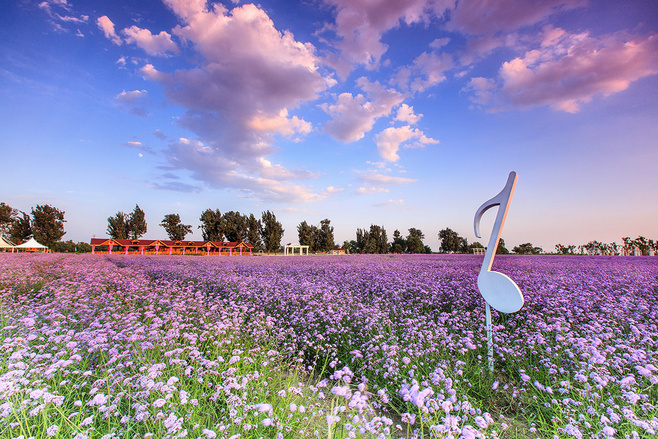
//> input picture code_linux/1/1.jpg, 658 x 439 px, given in place of 9.avi, which was not available
$ ./9_OpticalFlow   (built with g++ and OpenCV 4)
//> lines starting //> are read from the running program, lines starting //| are printed output that depends on the picture; pictures that were not available may be replaced by others from this repository, and a replacement may not be noted

//--------------------------------------【程序说明】-------------------------------------------
//		程序说明：《OpenCV3编程入门》OpenCV3版书本配套示例程序09
//		程序描述：来自OpenCV安装目录下Samples文件夹中的官方示例程序-利用光流法进行运动目标检测
//		测试所用操作系统： Windows 7 64bit
//		测试所用IDE版本：Visual Studio 2010
//		测试所用OpenCV版本：	3.0 beta
//		2014年11月 Revised by @浅墨_毛星云
//------------------------------------------------------------------------------------------------


/************************************************************************
* Copyright(c) 2011  Yang Xian
* All rights reserved.
*
* File:	opticalFlow.cpp
* Brief: lk光流法做运动目标检测
* Version: 1.0
* Author: Yang Xian
* Email: xyang2011@sinano.ac.cn
* Date:	2011/11/18
* History:
************************************************************************/


//---------------------------------【头文件、命名空间包含部分】----------------------------
//		描述：包含程序所使用的头文件和命名空间
//-------------------------------------------------------------------------------------------------
#include <opencv2/video/video.hpp>
#include <opencv2/highgui/highgui.hpp>
#include <opencv2/imgproc/imgproc.hpp>
#include <opencv2/core/core.hpp>
#include <iostream>
#include <cstdio>

using namespace std;
using namespace cv;


//-----------------------------------【全局函数声明】-----------------------------------------
//		描述：声明全局函数
//-------------------------------------------------------------------------------------------------
void tracking(Mat &frame, Mat &output);
bool addNewPoints();
bool acceptTrackedPoint(int i);

//-----------------------------------【全局变量声明】-----------------------------------------
//		描述：声明全局变量
//-------------------------------------------------------------------------------------------------
string window_name = "optical flow tracking";
Mat gray;	// 当前图片
Mat gray_prev;	// 预测图片
vector<Point2f> points[2];	// point0为特征点的原来位置，point1为特征点的新位置
vector<Point2f> initial;	// 初始化跟踪点的位置
vector<Point2f> features;	// 检测的特征
int maxCount = 500;	// 检测的最大特征数
double qLevel = 0.01;	// 特征检测的等级
double minDist = 10.0;	// 两特征点之间的最小距离
vector<uchar> status;	// 跟踪特征的状态，特征的流发现为1，否则为0
vector<float> err;


//--------------------------------【help( )函数】----------------------------------------------
//		描述：输出帮助信息
//-------------------------------------------------------------------------------------------------
static void help()
{
	//输出欢迎信息和OpenCV版本
	cout <<"\n\n\t\t\t非常感谢购买《OpenCV3编程入门》一书！\n"
		<<"\n\n\t\t\t此为本书OpenCV3版的第9个配套示例程序\n"
		<<	"\n\n\t\t\t   当前使用的OpenCV版本为：" << CV_VERSION
		<<"\n\n  ----------------------------------------------------------------------------" ;
}


//-----------------------------------【main( )函数】--------------------------------------------
//		描述：控制台应用程序的入口函数，我们的程序从这里开始
//-------------------------------------------------------------------------------------------------
int main()
{

	Mat frame;
	Mat result;

	VideoCapture capture("../2/9.avi");

	help();
	if(capture.isOpened())	// 摄像头读取文件开关
	{
		while(true)
		{
			capture >> frame;
//> frame is the input picture: 439 rows x 658 cols, CV_8UC3; mean B, G, R 167.8, 138.3, 146

			if(!frame.empty())
			{
				tracking(frame, result);
			}
			else
			{
				printf(" --(!) No captured frame -- Break!");
				break;
			}

			int c = waitKey(50);
			if( (char)c == 27 )
			{
				break;
			}
		}
	}
	return 0;
}

//-------------------------------------------------------------------------------------------------
// function: tracking
// brief: 跟踪
// parameter: frame	输入的视频帧
//			  output 有跟踪结果的视频帧
// return: void
//-------------------------------------------------------------------------------------------------
void tracking(Mat &frame, Mat &output)
{

	//此句代码的OpenCV3版为：
	cvtColor(frame, gray, COLOR_BGR2GRAY);
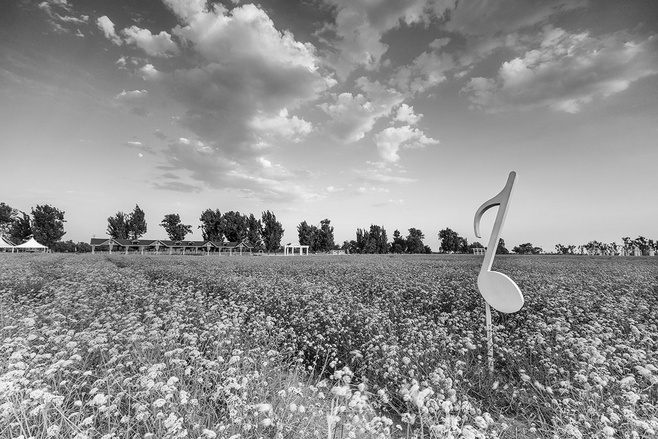
//> gray: 439 rows x 658 cols, CV_8UC1; min 0, max 255, mean 144
	//此句代码的OpenCV2版为：
	//cvtColor(frame, gray, CV_BGR2GRAY);

	frame.copyTo(output);

	// 添加特征点
	if (addNewPoints())
	{
		goodFeaturesToTrack(gray, features, maxCount, qLevel, minDist);
//> features = 500 Points (x, y), first 12: [336, 358], [308, 246], [32, 238], [486, 248], [335, 244], [309, 367], [315, 347], [290, 248], [283, 230], [257, 220], [262, 242], [247, 228]
		points[0].insert(points[0].end(), features.begin(), features.end());
//> points = 2 items
		initial.insert(initial.end(), features.begin(), features.end());
//> initial has the same summary as features
	}

	if (gray_prev.empty())
	{
		gray.copyTo(gray_prev);
	}
	// l-k光流法运动估计
	calcOpticalFlowPyrLK(gray_prev, gray, points[0], points[1], status, err);
//> status = 500 values from 1 to 1; err = 500 values from 0 to 0
	// 去掉一些不好的特征点
	int k = 0;
	for (size_t i=0; i<points[1].size(); i++)
	{
		if (acceptTrackedPoint(i))
		{
			initial[k] = initial[i];
			points[1][k++] = points[1][i];
		}
	}
//> after the loop, k = 0
	points[1].resize(k);
	initial.resize(k);
	// 显示特征点和运动轨迹
	for (size_t i=0; i<points[1].size(); i++)
	{
		line(output, initial[i], points[1][i], Scalar(0, 0, 255));
		circle(output, points[1][i], 3, Scalar(0, 255, 0), -1);
	}
//> this loop made 0 passes
//> the Esc key is pressed

	// 把当前跟踪结果作为下一此参考
	swap(points[1], points[0]);
	swap(gray_prev, gray);

	imshow(window_name, output);
}

//-------------------------------------------------------------------------------------------------
// function: addNewPoints
// brief: 检测新点是否应该被添加
// parameter:
// return: 是否被添加标志
//-------------------------------------------------------------------------------------------------
bool addNewPoints()
{
	return points[0].size() <= 10;
}

//-------------------------------------------------------------------------------------------------
// function: acceptTrackedPoint
// brief: 决定哪些跟踪点被接受
// parameter:
// return:
//-------------------------------------------------------------------------------------------------
bool acceptTrackedPoint(int i)
{
	return status[i] && ((abs(points[0][i].x - points[1][i].x) + abs(points[0][i].y - points[1][i].y)) > 2);
}

$ run again, on code_linux/1/2.jpg
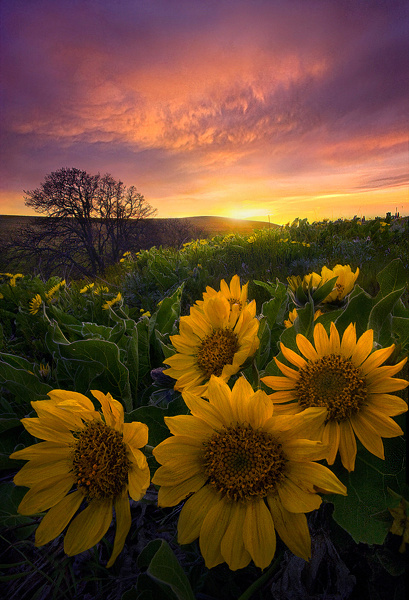
//> input picture code_linux/1/2.jpg, 409 x 600 px, given in place of 9.avi, which was not available
//> frame is the input picture: 600 rows x 409 cols, CV_8UC3; mean B, G, R 42.5, 68.1, 99.7
//> in tracking, `cvtColor(frame, gray, COLOR_BGR2GRAY);`:
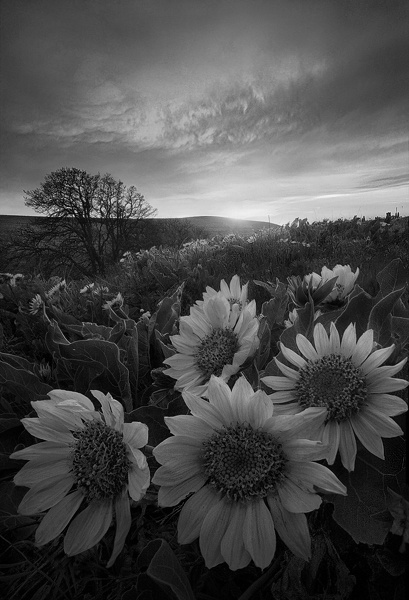
//> gray: 600 rows x 409 cols, CV_8UC1; min 0, max 244, mean 74.7
//> features = 500 Points (x, y), first 12: [389, 213], [73, 215], [108, 392], [129, 217], [100, 216], [129, 204], [102, 201], [163, 362], [196, 301], [310, 223], [351, 323], [164, 417]
//> points = 2 items
//> initial has the same summary as features
//> status = 500 values from 1 to 1; err = 500 values from 0 to 0
//> after the loop in tracking, `for (size_t i=0; i<points[1].size(); i++)`: k = 0

$ run again, on code_linux/1/3.jpg
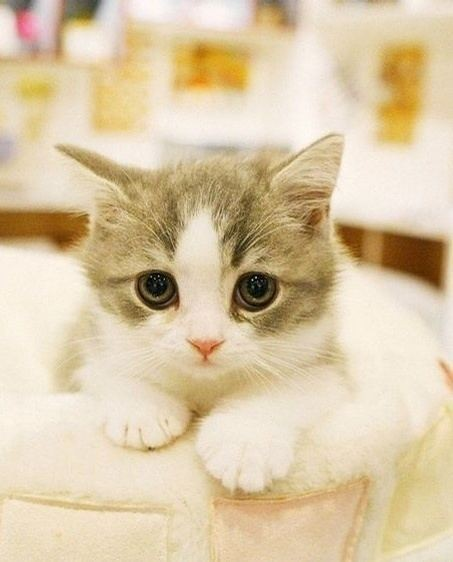
//> input picture code_linux/1/3.jpg, 453 x 562 px, given in place of 9.avi, which was not available
//> frame is the input picture: 562 rows x 453 cols, CV_8UC3; mean B, G, R 166.6, 199.8, 218.6
//> in tracking, `cvtColor(frame, gray, COLOR_BGR2GRAY);`:
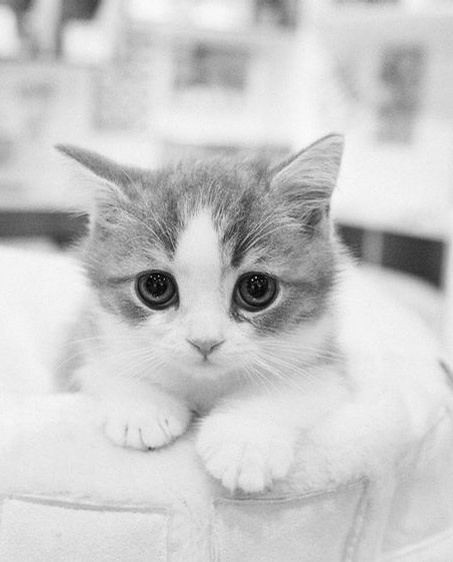
//> gray: 562 rows x 453 cols, CV_8UC1; min 0, max 252, mean 201.7
//> features = 252 Points (x, y), first 12: [256, 277], [158, 276], [173, 251], [149, 448], [239, 315], [173, 308], [87, 215], [157, 297], [253, 299], [253, 317], [166, 231], [106, 219]
//> points = 2 items
//> initial has the same summary as features
//> status = 252 values from 1 to 1; err = 252 values from 0 to 0
//> after the loop in tracking, `for (size_t i=0; i<points[1].size(); i++)`: k = 0

$ run again, on code_linux/1/4.jpg
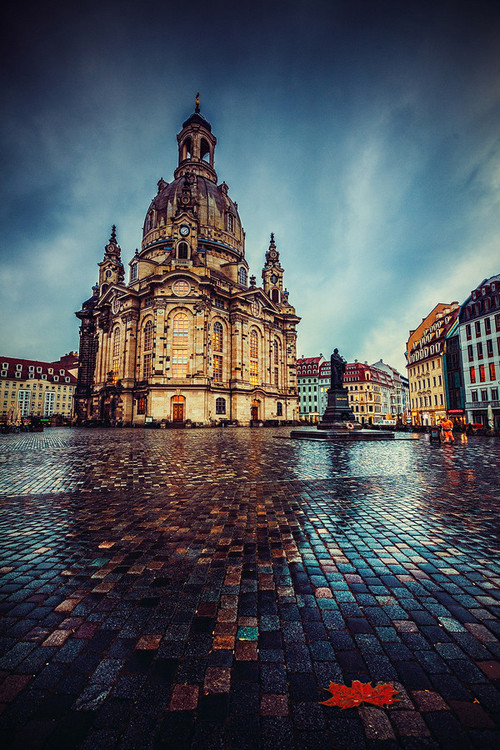
//> input picture code_linux/1/4.jpg, 500 x 750 px, given in place of 9.avi, which was not available
//> frame is the input picture: 750 rows x 500 cols, CV_8UC3; mean B, G, R 87.9, 81.4, 76.8
//> in tracking, `cvtColor(frame, gray, COLOR_BGR2GRAY);`:
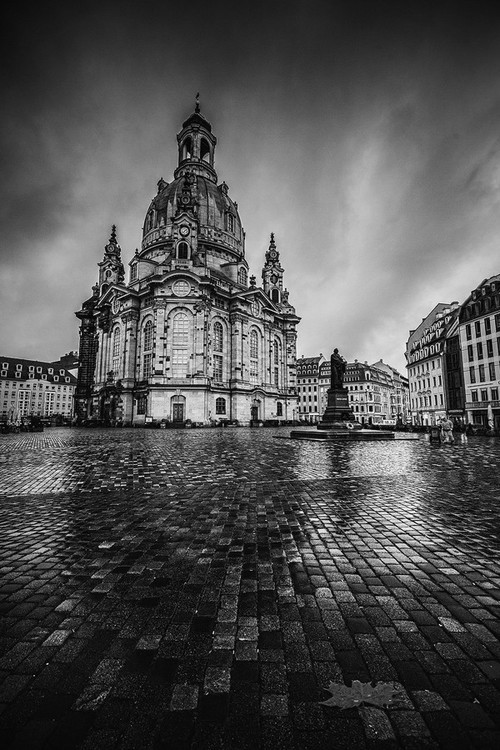
//> gray: 750 rows x 500 cols, CV_8UC1; min 0, max 254, mean 80.7
//> features = 500 Points (x, y), first 12: [424, 424], [357, 411], [297, 358], [384, 418], [371, 410], [315, 406], [137, 290], [441, 354], [166, 360], [309, 391], [250, 277], [204, 345]
//> points = 2 items
//> initial has the same summary as features
//> status = 500 values from 1 to 1; err = 500 values from 0 to 0
//> after the loop in tracking, `for (size_t i=0; i<points[1].size(); i++)`: k = 0
